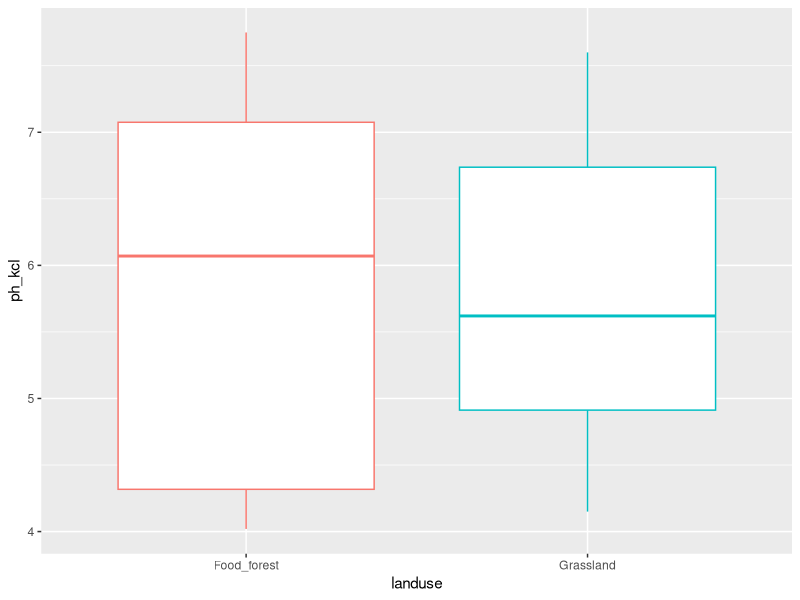
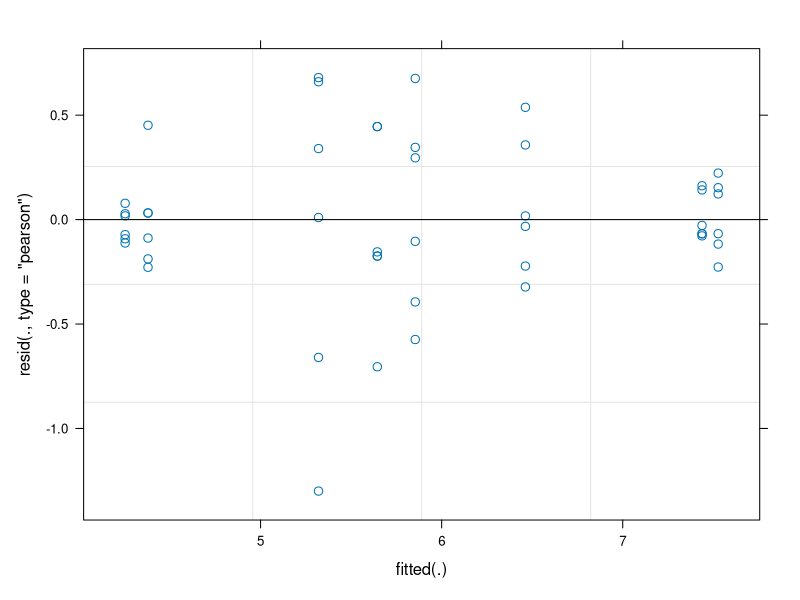
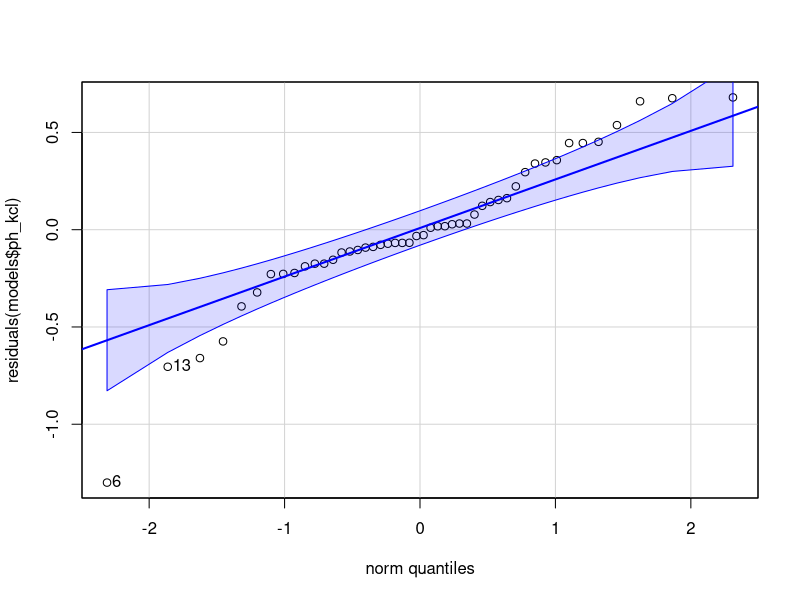
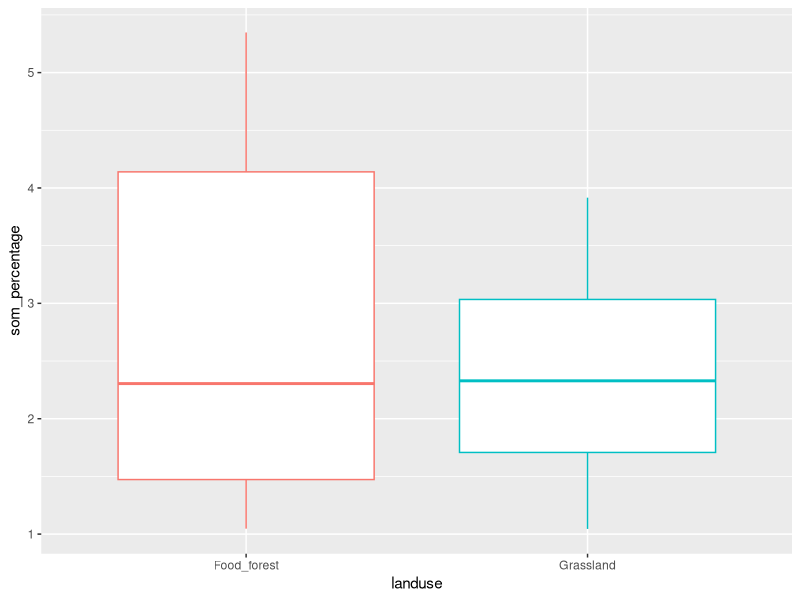
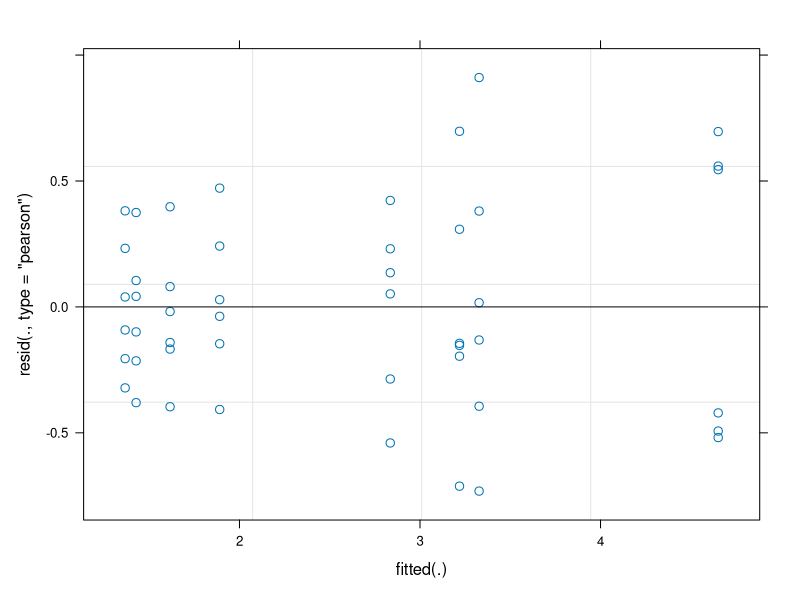
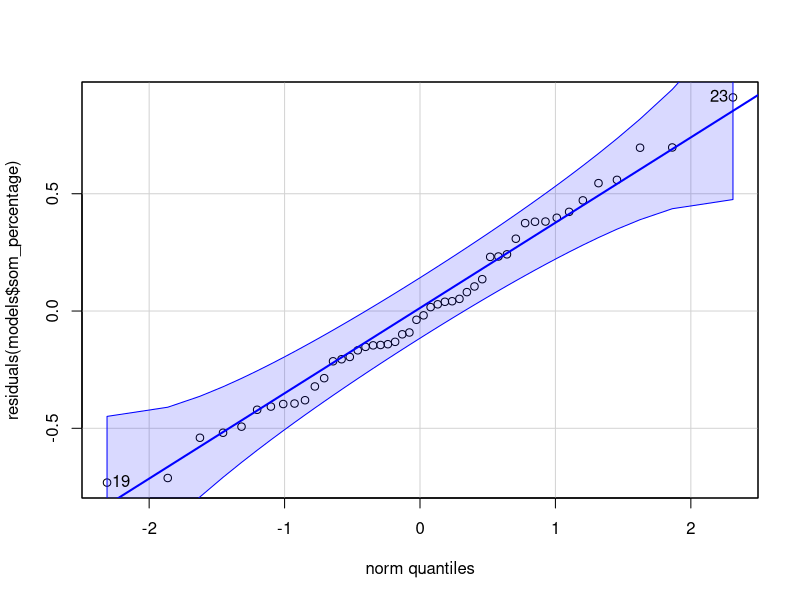
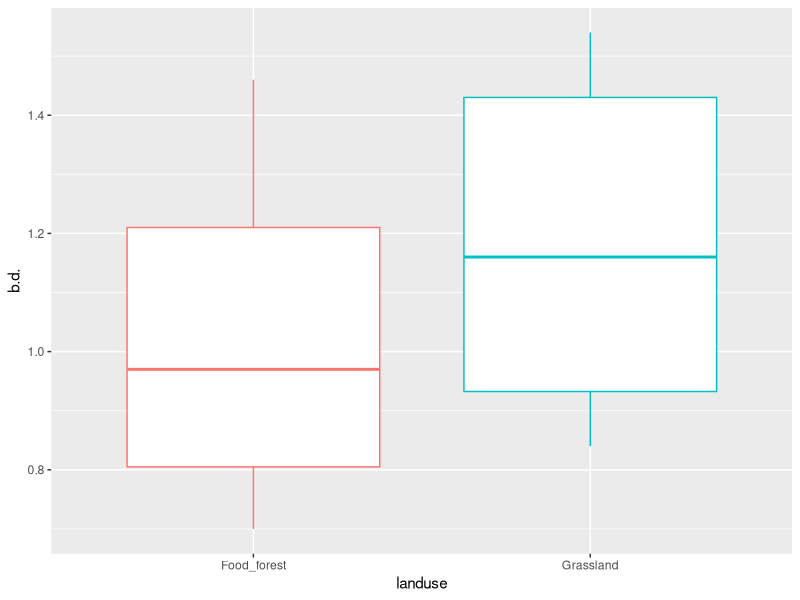
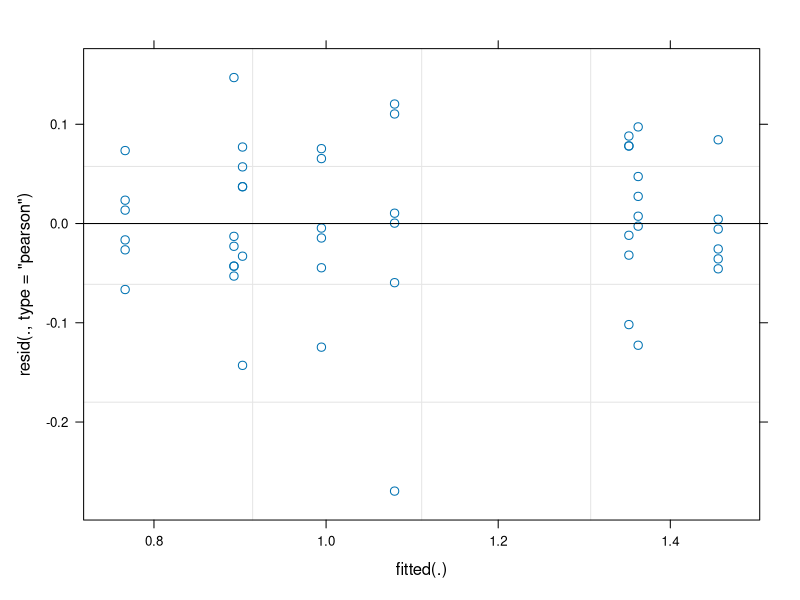

Write R code to recreate these figures, in order.
## ---- chunk 1
knitr::opts_chunk$set(message = FALSE, echo = FALSE, warning = FALSE)
## ---- chunk 2
library(tidyverse)
library(ggpubr)
library(car)
library(gridExtra)
library(flextable)
library(lmerTest)
library(lme4)
library(multcomp)
library(emmeans)
library(broom.mixed)
library(nlme)
library(afex)

## ---- chunk 3
lml <- read_csv2("MASTER_LML.csv")

lml$litter_sp <- factor(lml$litter_sp, levels=c("Alder","Hazel","Chestnut"))
lml$mesh_size <- factor(lml$mesh_size, levels=c("Fine","Medium","Coarse"))

mt <- read_csv2("MASTERFILE_decomp_10.csv")
cnp <- read_csv("CNP_data.csv")

mt_1 <- mt %>% left_join(cnp, by="code")

mt_2 <- mt_1 %>% mutate(age = 2021-year_of_landuse,
                      earthworms_2021 = compost_worms + soil_eating_worms + pendelaars)

mt_2 <- mt_2 %>% rowwise() %>% mutate(earthworms_2022 = sum(c_across(contains("Abundance")))*10)
mt_2 <- mt_2 %>% rename("vb_code" = "code")

# join litter mass data with landuse & location data
mt_2_lu_loc <- mt_2 %>% dplyr::select(vb_code, landuse, location)
lml_2 <- lml %>% left_join(mt_2_lu_loc, by ="vb_code")

# mt_3 <- mt_2 %>% filter(plot_nr < 5)

# sum columns mites and earthworms
mt_4 <- cbind(mt_2, mites_sum = rowSums(mt_2[c('Mites_oribatid_kg','Mites_other_kg')]))
mt_4 <- cbind(mt_4, biomass_ew_total = 
                rowSums(mt_2[c('Biomass_anecic','Biomass_endogeic','Biomass_epigeic','Biomass_juvenile')])*10)

# sum bacteria + actinos
mt_4 <- cbind(mt_4, bact_total = rowSums(mt_4[c("Bacteria_total","Actinobacteria_total")]))

## ---- chunk 4
# variables

vars <- mt_4 %>%
  dplyr::select(ph_kcl, som_percentage, b.d., moisture_percentage, NO2_NO3_mg_kg, NH4_mg_kg,
            Total_P_mg_kg, Olsen_P_mg_kg, earthworms_2022, biomass_ew_total,
            Springtails_nr_kg, Mites_oribatid_kg, Mites_other_kg, nr_nematodes_gr_dry,
            Bacteria_total, Microbial, Actinobacteria_total, Fungi_total, Total_plfa, AMF_NLFA,
            C_total, N_total, P_total, bact_total) %>%
  names() %>%
  set_names()

# normality and equal variances

normality <- map(vars, ~gghistogram(mt_4, .x,  fill = 'lightgrey', na.rm=TRUE))
plots_list <- map(normality, ~.x)
# grid.arrange(grobs = plots_list, ncol = 2, nrow = 10)

variances_loc_lu <- map(vars, ~leveneTest(mt_4[[.x]] ~ landuse * location, data = mt_4))

# tab_var <- mt_4 %>% group_by(landuse, location) %>% 
#   dplyr::select(ph_kcl, som_percentage, b.d.,                                                
#                 moisture_percentage, 
#                 NO2_NO3_mg_kg, NH4_mg_kg, Total_P_mg_kg, Olsen_P_mg_kg, earthworms_2022, 
#                 biomass_ew_total, Springtails_nr_kg, Mites_oribatid_kg, Mites_other_kg, 
#                 nr_nematodes_gr_dry,Bacteria_total, Microbial, Actinobacteria_total, 
#                 Fungi_total, Total_plfa, AMF_NLFA) %>% 
#           summarize_all(var, na.rm=TRUE) %>% mutate(across(where(is.numeric), round, 1))
# 
# tab_var %>% pivot_longer(cols=c(ph_kcl:AMF_NLFA)) %>% 
#                   pivot_wider(names_from = c(landuse,location),values_from = value) %>%
#             flextable()  %>%
#             set_table_properties(layout = "autofit")


## ---- chunk 5
# list of model outputs ANOVA
models <- list()
for (i in c('ph_kcl','som_percentage','b.d.','moisture_percentage','NO2_NO3_mg_kg','NH4_mg_kg',
            'Total_P_mg_kg','Olsen_P_mg_kg','C_total','N_total','P_total',
            'earthworms_2022','biomass_ew_total',
            'Springtails_nr_kg','Mites_oribatid_kg','Mites_other_kg','nr_nematodes_gr_dry',
            'Bacteria_total','Microbial','Actinobacteria_total','Fungi_total','Total_plfa','AMF_NLFA')) {
  f <- formula(paste(i,"~ landuse + (1|location/landuse)"))
  models[[i]] <- lmerTest::lmer(f, data=mt_4, na.action = "na.omit")
}
## ---- chunk 6
mt_4 %>% group_by(landuse, location) %>% summarize(mean=mean(ph_kcl),sd=sd(ph_kcl),var=var(ph_kcl))
# variances_loc_lu$ph_kcl
mt_4 %>% group_by(landuse) %>% ggplot(aes(x=landuse, y=ph_kcl, color=landuse)) + geom_boxplot() + theme(legend.position='none')
plot(models$ph_kcl)
qqPlot(residuals(models$ph_kcl))
# shapiro.test(residuals(models$ph_kcl))
# anova(models$ph_kcl)
# ranef(models$ph_kcl)

# exp(pH)
var_exp_ph <- leveneTest(exp(ph_kcl) ~ landuse * location, data=mt_4) #Still unequal variance!!
mod_exp_ph <- lmerTest::lmer(exp(ph_kcl) ~ landuse + (1|location/landuse), data=mt_4,
                  na.action = "na.omit")
# qqPlot(residuals(mod_exp_ph))
# shapiro.test(residuals(mod_exp_ph)) # normality fixed
# anova(mod_exp_ph)

#GLMM linear with log link
ph_glmm_log <- lme4::glmer(ph_kcl ~ landuse + (1|location/landuse), data=mt_4, na.action = "na.omit", family=gaussian(link="log"))
Anova(ph_glmm_log, type=3)
summary(ph_glmm_log)

summary(glht(ph_glmm_log, mcp(landuse = "Tukey")), test=adjusted("fdr"))
## ---- chunk 7
mt_4 %>% group_by(landuse, location) %>% 
    summarize(mean=mean(som_percentage),sd=sd(som_percentage),var=var(som_percentage))
# variances_loc_lu$som_percentage
mt_4 %>% group_by(landuse) %>% ggplot(aes(x=landuse, y=som_percentage, color=landuse)) + geom_boxplot() + theme(legend.position='none')
plot(models$som_percentage)
qqPlot(residuals(models$som_percentage))
# shapiro.test(residuals(models$som_percentage))
# anova(models$som_percentage)
# summary(models$som_percentage)

som_glmm <- lme4::glmer(som_percentage ~ landuse + (1|location/landuse), data=mt_4, na.action = "na.omit", family=gaussian(link="identity"))
anova(som_glmm)
summary(som_glmm)

## ---- chunk 8
mt_4 %>% group_by(landuse, location) %>% 
          summarize(mean=mean(b.d.),sd=sd(b.d.),var=var(b.d.))
# variances_loc_lu$b.d.
mt_4 %>% group_by(landuse) %>% ggplot(aes(x=landuse, y=b.d., color=landuse)) + geom_boxplot() + theme(legend.position='none')
plot(models$b.d.)
qqPlot(residuals(models$b.d.))
# shapiro.test(residuals(models$b.d.))
# anova(models$b.d.)
## ---- chunk 9
mt_4 %>% group_by(landuse, location) %>% 
  summarize(mean=mean(moisture_percentage),sd=sd(moisture_percentage),
            var=var(moisture_percentage))
# variances_loc_lu$moisture_percentage
mt_4 %>% group_by(landuse) %>% ggplot(aes(x=landuse, y=moisture_percentage,
                                          color=landuse)) + geom_boxplot() + 
          theme(legend.position='none')
plot(models$moisture_percentage)
qqPlot(residuals(models$moisture_percentage))
# shapiro.test(residuals(models$moisture_percentage))
# anova(models$moisture_percentage)
## ---- chunk 10
mt_4 %>% group_by(landuse, location) %>% 
  summarize(mean=mean(NO2_NO3_mg_kg),sd=sd(NO2_NO3_mg_kg),var=var(NO2_NO3_mg_kg))
# variances_loc_lu$NO2_NO3_mg_kg
mt_4 %>% group_by(landuse) %>% ggplot(aes(x=landuse, y=NO2_NO3_mg_kg, color=landuse)) + 
    geom_boxplot() + theme(legend.position='none')
plot(models$NO2_NO3_mg_kg)
qqPlot(residuals(models$NO2_NO3_mg_kg))
# shapiro.test(residuals(models$NO2_NO3_mg_kg))
# anova(models$NO2_NO3_mg_kg)

# Log transformation
var_log_N <- leveneTest(log(NO2_NO3_mg_kg) ~ landuse * location, data=mt_4) #UNEQUAL VARIANCES FIXED!
mod_log_N <- lmerTest::lmer(log(NO2_NO3_mg_kg+0.001) ~ landuse + (1|location/landuse), data=mt_4,
                  na.action = "na.omit")
# qqPlot(residuals(mod_log_N))
# shapiro.test(residuals(mod_log_N))
## ---- chunk 11
mt_4 %>% group_by(landuse, location) %>% summarize(mean=mean(NH4_mg_kg),sd=sd(NH4_mg_kg),var=var(NH4_mg_kg))
# variances_loc_lu$NH4_mg_kg
mt_4 %>% group_by(landuse) %>% ggplot(aes(x=landuse, y=NH4_mg_kg, color=landuse)) + geom_boxplot() + theme(legend.position='none')
plot(models$NH4_mg_kg)
qqPlot(residuals(models$NH4_mg_kg))
# shapiro.test(residuals(models$NH4_mg_kg))
# anova(models$NH4_mg_kg)

var_log_N_2 <- leveneTest(log(NH4_mg_kg) ~ landuse * location, data=mt_4) 
mod_log_N_2 <- lmerTest::lmer(log(NH4_mg_kg+0.001) ~ landuse + (1|location/landuse), data=mt_4,
                  na.action = "na.omit")
# qqPlot(residuals(mod_log_N_2))
# plot(mod_log_N_2)
# shapiro.test(residuals(mod_log_N_2)) #non-normality fixed!!
# anova(mod_log_N_2)
## ---- chunk 12
mt_4 %>% group_by(landuse, location) %>% summarize(mean=mean(Total_P_mg_kg),sd=sd(Total_P_mg_kg),var=var(Total_P_mg_kg))
# variances_loc_lu$Total_P_mg_kg
mt_4 %>% group_by(landuse) %>% ggplot(aes(x=landuse, y=Total_P_mg_kg, color=landuse)) + geom_boxplot() + theme(legend.position='none')
plot(models$Total_P_mg_kg)
qqPlot(residuals(models$Total_P_mg_kg))
shapiro.test(residuals(models$Total_P_mg_kg))

# Log transformation FIXED!!
var_log_P <- leveneTest(log(Total_P_mg_kg) ~ landuse * location, data=mt_4)
mod_log_P <- lmerTest::lmer(log(Total_P_mg_kg+0.001) ~ landuse + (1|location/landuse), data=mt_4,
                  na.action = "na.omit")
qqPlot(residuals(mod_log_P))
shapiro.test(residuals(mod_log_P))
anova(mod_log_P)
## ---- chunk 13
mt_4 %>% group_by(landuse, location) %>% summarize(mean=mean(Olsen_P_mg_kg),sd=sd(Olsen_P_mg_kg),var=var(Olsen_P_mg_kg))
variances_loc_lu$Olsen_P_mg_kg
mt_4 %>% group_by(landuse) %>% ggplot(aes(x=landuse, y=Olsen_P_mg_kg, color=landuse)) + geom_boxplot() + theme(legend.position='none')
plot(models$Olsen_P_mg_kg)
qqPlot(residuals(models$Olsen_P_mg_kg))
shapiro.test(residuals(models$Olsen_P_mg_kg))

# Log transformation FIXED!!
var_log_P_2 <- leveneTest(log(Olsen_P_mg_kg) ~ landuse * location, data=mt_4) #unequal variances fixed!
mod_log_P_2 <- lmerTest::lmer(log(Olsen_P_mg_kg+0.001) ~ landuse + (1|location/landuse), data=mt_4,
                  na.action = "na.omit")
qqPlot(residuals(mod_log_P_2))
shapiro.test(residuals(mod_log_P_2))
anova(mod_log_P_2)
## ---- chunk 14
mt_4 %>% group_by(landuse, location) %>% summarize(mean=mean(N_total),sd=sd(N_total),var=var(N_total))
# variances_loc_lu$N_total
mt_4 %>% group_by(landuse) %>% ggplot(aes(x=landuse, y=N_total, color=landuse)) + geom_boxplot() + theme(legend.position='none')
plot(models$N_total)
qqPlot(residuals(models$N_total))
shapiro.test(residuals(models$N_total))

# Log transformation FIXED!!
var_log_N_3 <- leveneTest(log(N_total) ~ landuse * location, data=mt_4)
mod_log_N_3 <- lmerTest::lmer(log(N_total+0.001) ~ landuse + (1|location/landuse), data=mt_4,
                  na.action = "na.omit")
qqPlot(residuals(mod_log_N_3))
shapiro.test(residuals(mod_log_N_3)) # Non-normality fixed!!!!
anova(mod_log_N_3)
## ---- chunk 15
mt_4 %>% group_by(landuse, location) %>% summarize(mean=mean(C_total),sd=sd(C_total),var=var(C_total))
# variances_loc_lu$C_total
mt_4 %>% group_by(landuse) %>% ggplot(aes(x=landuse, y=C_total, color=landuse)) + geom_boxplot() + theme(legend.position='none')
plot(models$C_total)
qqPlot(residuals(models$C_total))
shapiro.test(residuals(models$C_total))

# Log transformation FIXED!!
var_log_C <- leveneTest(log(C_total) ~ landuse * location, data=mt_4)
mod_log_C <- lmerTest::lmer(log(C_total+0.001) ~ landuse + (1|location/landuse), data=mt_4,
                  na.action = "na.omit")
qqPlot(residuals(mod_log_C))
shapiro.test(residuals(mod_log_C)) # Non-normality fixed!!!!
anova(mod_log_C)
## ---- chunk 16
mt_4 %>% group_by(landuse, location) %>% summarize(mean=mean(earthworms_2022, na.rm=TRUE),sd=sd(earthworms_2022, na.rm=TRUE),var=var(earthworms_2022, na.rm=TRUE))
# variances_loc_lu$earthworms_2022
mt_4 %>% group_by(landuse) %>% ggplot(aes(x=landuse, y=earthworms_2022, color=landuse)) + geom_boxplot() + theme(legend.position='none')
plot(models$earthworms_2022)
qqPlot(residuals(models$earthworms_2022))
# shapiro.test(residuals(models$earthworms_2022))
anova(models$earthworms_2022)
## ---- chunk 17
mt_4 %>% group_by(landuse, location) %>% summarize(mean=mean(biomass_ew_total, na.rm=TRUE),sd=sd(biomass_ew_total, na.rm=TRUE),var=var(biomass_ew_total, na.rm=TRUE))
# variances_loc_lu$biomass_ew_total
mt_4 %>% group_by(landuse) %>% ggplot(aes(x=landuse, y=biomass_ew_total, color=landuse)) + geom_boxplot() + theme(legend.position='none')
plot(models$biomass_ew_total)
qqPlot(residuals(models$biomass_ew_total))
# shapiro.test(residuals(models$biomass_ew_total))
anova(models$biomass_ew_total)

## ---- chunk 18
mt_4 %>% group_by(landuse, location) %>% summarize(mean=mean(Springtails_nr_kg, na.rm=TRUE),sd=sd(Springtails_nr_kg, na.rm=TRUE),var=var(Springtails_nr_kg, na.rm=TRUE))
# variances_loc_lu$Springtails_nr_kg
mt_4 %>% group_by(landuse) %>% ggplot(aes(x=landuse, y=Springtails_nr_kg, color=landuse)) + geom_boxplot()  + theme(legend.position='none')
plot(models$Springtails_nr_kg)
qqPlot(residuals(models$Springtails_nr_kg))
# shapiro.test(residuals(models$Springtails_nr_kg))
anova(models$Springtails_nr_kg)

## ---- chunk 19
normality$Mites_oribatid_kg
mt_4 %>% group_by(landuse, location) %>% summarize(mean=mean(Mites_oribatid_kg, na.rm=TRUE),sd=sd(Mites_oribatid_kg, na.rm=TRUE),var=var(Mites_oribatid_kg, na.rm=TRUE))
# variances_loc_lu$Mites_oribatid_kg
mt_4 %>% group_by(landuse) %>% ggplot(aes(x=landuse, y=Mites_oribatid_kg, color=landuse)) + geom_boxplot()  + theme(legend.position='none')
plot(models$Mites_oribatid_kg)
qqPlot(residuals(models$Mites_oribatid_kg))
# shapiro.test(residuals(models$Mites_oribatid_kg))
# anova(models$Mites_oribatid_kg)

# Log transformation
# var_log_ori <- leveneTest(log(Mites_oribatid_kg) ~ landuse * location, data=mt_4)
mod_log_ori <- lmer(log(Mites_oribatid_kg+0.0001) ~ landuse + (1|location/landuse), data=mt_4,
                  na.action = "na.omit")
# qqPlot(residuals(mod_log_ori))
# shapiro.test(residuals(mod_log_ori)) # DOESNT HELP!!

# exp transformation
# var_sqrt_ori <- leveneTest(sqrt(Mites_oribatid_kg) ~ landuse * location, data=mt_4)
mod_sqrt_ori <- lmer(sqrt(Mites_oribatid_kg) ~ landuse + (1|location/landuse), data=mt_4,
                  na.action = "na.omit")
qqPlot(residuals(mod_sqrt_ori))
shapiro.test(residuals(mod_sqrt_ori))
anova(mod_sqrt_ori)

#GLMM
glmm_ori <- lme4::glmer(Mites_oribatid_kg  ~ landuse + (1|location/landuse), data=mt_4,
                  na.action = "na.omit", family=poisson(link="log"))
anova(glmm_ori)
shapiro.test(residuals(glmm_ori)) # almost fixed!!
plot(glmm_ori)
summary(glht(glmm_ori, mcp(landuse = "Tukey")), test=adjusted("fdr")) # check adjusted fdr (Benjamini and Hochberg)
qqPlot(residuals(glmm_ori))
## ---- chunk 20
mt_4 %>% group_by(landuse, location) %>% summarize(mean=mean(Mites_other_kg, na.rm=TRUE),sd=sd(Mites_other_kg, na.rm=TRUE),var=var(Mites_other_kg, na.rm=TRUE))
# variances_loc_lu$Mites_other_kg
mt_4 %>% group_by(landuse) %>% ggplot(aes(x=landuse, y=Mites_other_kg, color=landuse)) + geom_boxplot() + theme(legend.position='none')
plot(models$Mites_other_kg)
qqPlot(residuals(models$Mites_other_kg))
shapiro.test(residuals(models$Mites_other_kg))
anova(models$Mites_other_kg)

# Log transformation
var_log_mit <- leveneTest(log(Mites_other_kg) ~ landuse * location, data=mt_4)
mod_log_mit <- lmer(log(Mites_other_kg+0.0001) ~ landuse + (1|location/landuse), data=mt_4,
                  na.action = "na.omit")
qqPlot(residuals(mod_log_mit))
shapiro.test(residuals(mod_log_mit)) # Normal residuals!!
anova(mod_log_mit)
## ---- chunk 21
mt_4 %>% group_by(landuse, location) %>% summarize(mean=mean(Bacteria_total),sd=sd(Bacteria_total),var=var(Bacteria_total))
variances_loc_lu$Bacteria_total
mt_4 %>% group_by(landuse) %>% ggplot(aes(x=landuse, y=Bacteria_total, color=landuse)) + geom_boxplot() + theme(legend.position='none')
plot(models$Bacteria_total)
qqPlot(residuals(models$Bacteria_total))
# shapiro.test(residuals(models$Bacteria_total))
anova(models$Bacteria_total)

# Log transformation
var_log_bact <- leveneTest(log(Bacteria_total) ~ landuse * location, data=mt_4) #equal variances!!
mod_log_bact <- lmer(log(Bacteria_total+0.0001) ~ landuse + (1|location/landuse), data=mt_4,
                  na.action = "na.omit")
qqPlot(residuals(mod_log_bact))
shapiro.test(residuals(mod_log_bact))
anova(mod_log_bact)
## ---- chunk 22
mt_4 %>% group_by(landuse, location) %>% summarize(mean=mean(Microbial),sd=sd(Microbial),var=var(Microbial))
variances_loc_lu$Microbial
mt_4 %>% group_by(landuse) %>% ggplot(aes(x=landuse, y=Microbial, color=landuse)) + geom_boxplot() + theme(legend.position='none')
plot(models$Microbial)
qqPlot(residuals(models$Microbial))
# shapiro.test(residuals(models$Microbial))
anova(models$Microbial)
## ---- chunk 23
mt_4 %>% group_by(landuse, location) %>% summarize(mean=mean(Actinobacteria_total),sd=sd(Actinobacteria_total),var=var(Actinobacteria_total))
variances_loc_lu$Actinobacteria_total
mt_4 %>% group_by(landuse) %>% ggplot(aes(x=landuse, y=Actinobacteria_total, color=landuse)) + geom_boxplot() + theme(legend.position='none')
plot(models$Actinobacteria_total)
qqPlot(residuals(models$Actinobacteria_total))
# shapiro.test(residuals(models$Actinobacteria_total))
anova(models$Actinobacteria_total)

# Log transformation
var_log_act <- leveneTest(log(Actinobacteria_total) ~ landuse * location, data=mt_4) #equal variances!!
mod_log_act <- lmer(log(Actinobacteria_total+0.0001) ~ landuse + (1|location/landuse), data=mt_4,
                  na.action = "na.omit")
qqPlot(residuals(mod_log_act))
shapiro.test(residuals(mod_log_act))
anova(mod_log_act)
## ---- chunk 24
mt_4 %>% group_by(landuse, location) %>% summarize(mean=mean(Fungi_total),sd=sd(Fungi_total),var=var(Fungi_total))
# variances_loc_lu$Fungi_total
mt_4 %>% group_by(landuse) %>% ggplot(aes(x=landuse, y=Fungi_total, color=landuse)) + geom_boxplot() + theme(legend.position='none')
plot(models$Fungi_total)
qqPlot(residuals(models$Fungi_total))
shapiro.test(residuals(models$Fungi_total))
anova(models$Fungi_total)

# Log transformation
var_log_fun <- leveneTest(log(Fungi_total) ~ landuse * location, data=mt_4) #equal variances!!
mod_log_fun <- lmer(log(Fungi_total+0.0001) ~ landuse + (1|location/landuse), data=mt_4,
                  na.action = "na.omit")
qqPlot(residuals(mod_log_fun))
shapiro.test(residuals(mod_log_fun))
anova(mod_log_fun)
## ---- chunk 25
mt_4 %>% group_by(landuse, location) %>% summarize(mean=mean(Total_plfa),sd=sd(Total_plfa),var=var(Total_plfa))
variances_loc_lu$Total_plfa
mt_4 %>% group_by(landuse) %>% ggplot(aes(x=landuse, y=Total_plfa, color=landuse)) + geom_boxplot() + theme(legend.position='none')
plot(models$Total_plfa)
qqPlot(residuals(models$Total_plfa))
# shapiro.test(residuals(models$Total_plfa))
anova(models$Total_plfa)

# Log transformation
var_log_plfa <- leveneTest(log(Total_plfa) ~ landuse * location, data=mt_4) #equal variances!!
mod_log_plfa <- lmer(log(Total_plfa+0.0001) ~ landuse + (1|location/landuse), data=mt_4,
                  na.action = "na.omit")
qqPlot(residuals(mod_log_plfa))
shapiro.test(residuals(mod_log_plfa))
anova(mod_log_plfa)
## ---- chunk 26
mt_4 %>% group_by(location,landuse) %>% summarize(mean=mean(AMF_NLFA),sd=sd(AMF_NLFA),var=var(AMF_NLFA))
variances_loc_lu$AMF_NLFA
mt_4 %>% group_by(landuse) %>% ggplot(aes(x=landuse, y=AMF_NLFA, color=landuse)) + geom_boxplot() + theme(legend.position='none')
plot(models$AMF_NLFA)
qqPlot(residuals(models$AMF_NLFA))
shapiro.test(residuals(models$AMF_NLFA))
anova(models$AMF_NLFA)

# log transform AMF
mod_log_amf <- lmer(log(AMF_NLFA) ~ landuse + (1|location), data=mt_4, na.action = "na.omit")
var_log_amf <- leveneTest(log(AMF_NLFA) ~ landuse * location, data=mt_4) # EQUAL VARIANCES!!
qqPlot(residuals(mod_log_amf))
shapiro.test(residuals(mod_log_amf)) #NORMAL!!
anova(mod_log_amf)

# Generalized least squares
gls_AMF <- gls(AMF_NLFA ~ landuse, data=mt_4, na.action = na.omit, weights=varPower())
# weights=varPower() 
# weights = varIdent(form= ~1|location)
# correlation = corAR1(form = ~ 1 | location)
summary(gls_AMF)
anova(gls_AMF)
plot(gls_AMF)
# cld(lsmeans(models$gls_AMF,~ landuse, adjust="tukey"), Letters = c(letters)) doesnt work for gls()
qqPlot(residuals(gls_AMF))
shapiro.test(residuals(gls_AMF))
# 
# ## Run the following lines. These introduce methods for 'gls' objects.
# model.matrix.gls<-function(object,...){
# 	model.matrix(terms(object),data=getData(object),...)
# }
# model.frame.gls<-function(object,...){
# 	model.frame(formula(object),data=getData(object),...)
# }
# terms.gls<-function(object,...){
# 	terms(model.frame(object),...)
# }
# # The line below gives pairwise comparisons now.  Note that the above
# # performs t-tests for all pairwise differences.
# multCompTukey <- glht(gls_AMF, linfct = mcp(landuse = "Tukey"))

## ---- chunk 27
citation("lmerTest")
